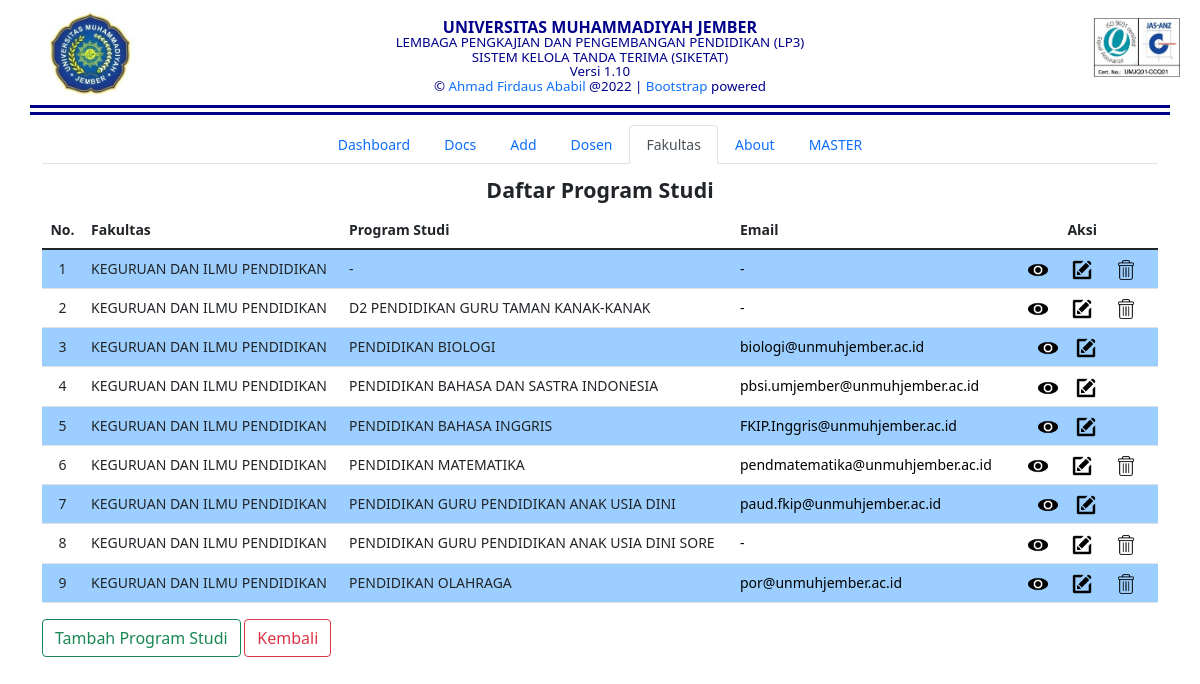
Page /fakultas/detail/?id=2 on the committed database.
### tables this page shows
CREATE TABLE `prodi` (
  `id_prodi` smallint(6) NOT NULL,
  `id_fakultas` tinyint(4) NOT NULL,
  `prodi` varchar(100) NOT NULL,
  `email` varchar(100) NOT NULL DEFAULT '-',
  `primer` tinyint(4) NOT NULL DEFAULT 0,
  `nick` varchar(30) DEFAULT NULL
);

CREATE TABLE `fakultas` (
  `id_fakultas` tinyint(4) NOT NULL,
  `fakultas` varchar(100) NOT NULL,
  `email` varchar(100) NOT NULL DEFAULT '-'
);

### config.php (called while the page is built, shortened)
<?php
$siteurl = 'http://127.0.0.1:80/lp3-siketat/';
?>

### get/get.prodi.table.php (the view)
<?php
require_once('../../master.php');
$getProdiSQL = "SELECT prodi.id_prodi, fakultas.fakultas, prodi.prodi, prodi.email, prodi.primer, prodi.nick from prodi join fakultas on prodi.id_fakultas = fakultas.id_fakultas WHERE prodi.id_fakultas = ".$_GET['id'];
$getProdi = $con->query($getProdiSQL);
if($getProdi->num_rows == 0) {
    echo "Tidak ada data untuk ditampilkan.";
}
else {
    if(mysqli_num_rows($getProdi)>0) {
        $i = 1;
        while ($prodi = mysqli_fetch_array($getProdi)) {
            $sql = "SELECT COUNT(id) as dokumen FROM dokumen where prodi = ".$prodi['id_prodi'];
            $query = $con->query($sql)->fetch_assoc();
            ?>
            <tr>
            <td class="text-center"><?php echo $i; ?></td>
            <td><?php echo $prodi['fakultas'];?></td>
            <td><?php echo $prodi['prodi'];?></td>
            <td><a href="mailto:<?php echo $prodi['email'];?>" target="_BLANK" style="text-decoration: none; color:black;"><?php echo $prodi['email'];?></a></td>
            <td>
            <div id="aksi" class="d-flex justify-content-center container">
			<div class="row">
			<div class="col-sm-4 col-md-4 col-lg-4 col-xl-4">
			<a target="_self" class="aksi" href="<?php echo $siteurl; ?>prodi/?id=<?php echo $prodi['id_prodi']; ?>"><img src="<?php echo $siteurl; ?>assets/show.png"></a>
			</div>
			<div class="col-sm-4 col-md-4 col-lg-4 col-xl-4">
			<a target="_self" data-bs-toggle="modal" onclick="pedit('<?php echo $prodi['id_prodi']; ?>', '<?php echo $prodi['prodi']; ?>', '<?php echo $prodi['email']; ?>', '<?php echo $prodi['primer']; ?>')" data-bs-target="#edit-modal" class="aksi" href="#"><img src="<?php echo $siteurl; ?>assets/edit.png"></a>
			</div>
			<div class="col-sm-4 col-md-4 col-lg-4 col-xl-4">
			<a target="_self" onclick="dele(<?php echo $prodi['id_prodi']; ?>)" class="aksi" href="#"><img src="<?php echo $siteurl; ?>assets/delete.png" <?php if($query['dokumen'] == 0){} else {echo 'hidden';} ?>></a>
			</div>
			</div>
			</div>
            </td>
            </tr>
            <?php
            $i++;
        }
    }else {
        echo '<div class="text-center" style="font-size: 14pt; color: red;">Data tidak tersedia.</div>';
        echo '<a href="<?php echo $siteurl; ?>add-dosen/" class="btn btn-outline-success" target="_SELF">Tambah Dosen</a>';
    }
} ?>

### assets/lp3-main.css (style rules this page uses)
body { margin-top: 10px; margin-bottom: 10px; }
img { width: 20px; }

### assets/dashboard.css (style rules this page uses)
body { font-size: .875rem; }

### rows in the picture
prodi: id_fakultas.fakultas "KEGURUAN DAN ILMU PENDIDIKAN", prodi "-", email "-"
prodi: id_fakultas.fakultas "KEGURUAN DAN ILMU PENDIDIKAN", prodi "D2 PENDIDIKAN GURU TAMAN KANAK-KANAK", email "-"
prodi: id_fakultas.fakultas "KEGURUAN DAN ILMU PENDIDIKAN", prodi "PENDIDIKAN BIOLOGI", email "biologi@unmuhjember.ac.id"
prodi: id_fakultas.fakultas "KEGURUAN DAN ILMU PENDIDIKAN", prodi "PENDIDIKAN BAHASA DAN SASTRA INDONESIA", email "pbsi.umjember@unmuhjember.ac.id"
prodi: id_fakultas.fakultas "KEGURUAN DAN ILMU PENDIDIKAN", prodi "PENDIDIKAN BAHASA INGGRIS", email "FKIP.Inggris@unmuhjember.ac.id"
prodi: id_fakultas.fakultas "KEGURUAN DAN ILMU PENDIDIKAN", prodi "PENDIDIKAN MATEMATIKA", email "pendmatematika@unmuhjember.ac.id"
prodi: id_fakultas.fakultas "KEGURUAN DAN ILMU PENDIDIKAN", prodi "PENDIDIKAN GURU PENDIDIKAN ANAK USIA DINI", email "paud.fkip@unmuhjember.ac.id"
prodi: id_fakultas.fakultas "KEGURUAN DAN ILMU PENDIDIKAN", prodi "PENDIDIKAN GURU PENDIDIKAN ANAK USIA DINI SORE", email "-"
prodi: id_fakultas.fakultas "KEGURUAN DAN ILMU PENDIDIKAN", prodi "PENDIDIKAN OLAHRAGA", email "por@unmuhjember.ac.id"

### other values in the picture
$appver "1.10"
$rights "2022"
